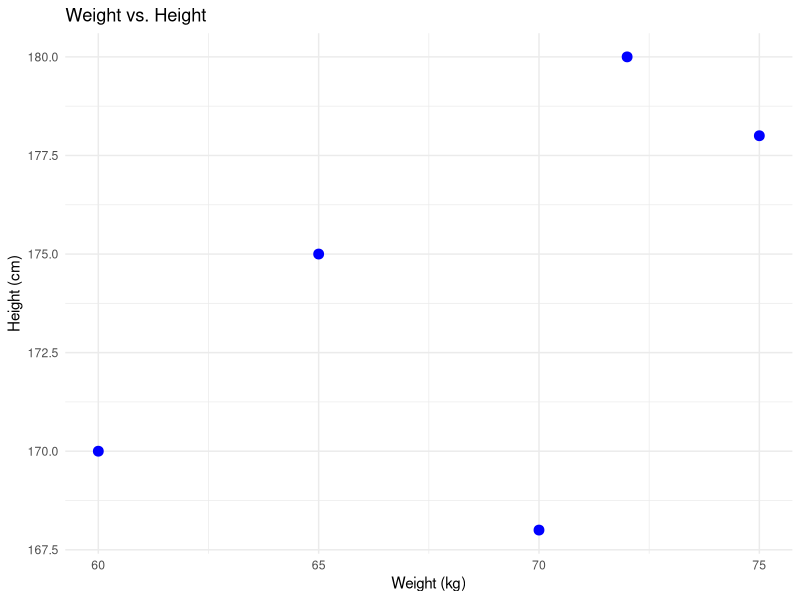

Recreate this plot in R.
install.packages("ggplot2")

library(ggplot2)
# Create a data frame
weight_height_data <- data.frame(
  Weight = c(60, 65, 70, 72, 75),
  Height = c(170, 175, 168, 180, 178)
)
# Plot scatter plot
ggplot(weight_height_data, aes(x = Weight, y = Height)) +
  geom_point(color = "blue", size = 3) +
  labs(title = "Weight vs. Height",
       x = "Weight (kg)",
       y = "Height (cm)") +
  theme_minimal()
